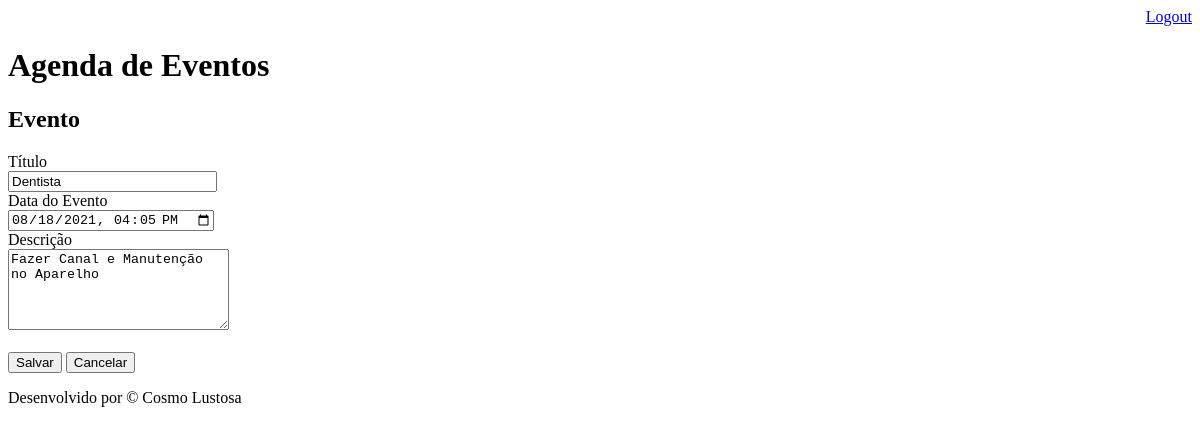
The app's page /agenda/evento/?id=1 (signed in), older data.
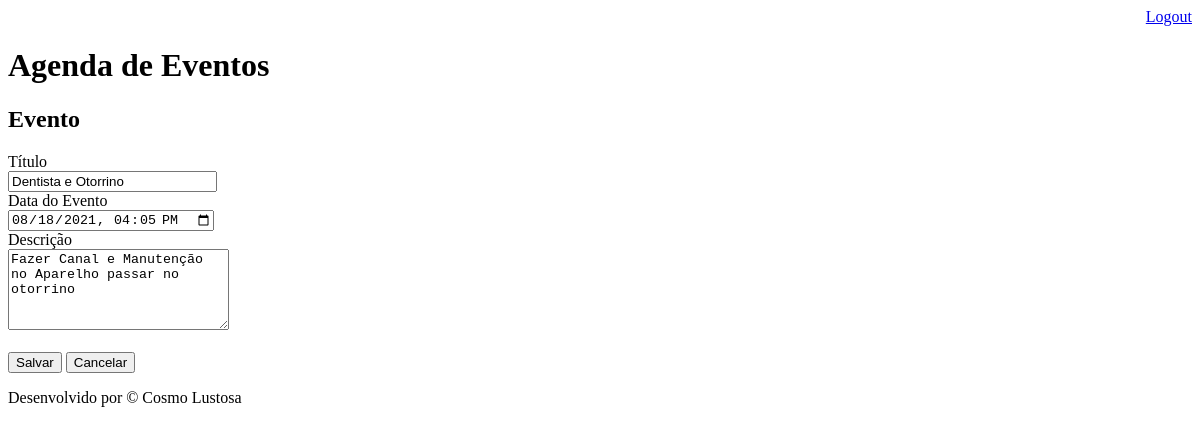
The same page, newer data.
### core/models.py (models this page shows, shortened)
class Evento(models.Model):
    titulo = models.CharField(max_length=100)
    descricao = models.TextField(blank=True, null=True)
    data_evento = models.DateTimeField(verbose_name='Data do Evento')
    data_criacao = models.DateTimeField(auto_now=True)
    usuario = models.ForeignKey(User, on_delete=models.CASCADE)
    class Meta: #classe meta muda o nome da tabela no bd
        db_table = 'evento'
    def get_data_input_evento(self):
        return self.data_evento.strftime('%Y-%m-%dT%H:%M')

### core/views.py (the view)
# urls.py: path('agenda/evento/', views.evento),
@login_required(login_url='/login/')
def evento(request):
    id_evento = request.GET.get('id')
    dados = {}
    if id_evento:
        dados['evento'] = Evento.objects.get(id=id_evento)
    return render(request, 'evento.html', dados)

### templates/evento.html (shortened to what this page needs)
{% extends 'model-page.html' %}
{% block content %}
<h2> Evento </h2>
<form action="submit" method="POST"> {% csrf_token %}
    <label>Título</label>
    <br>
    <input type="text" name="titulo" size="23" value="{{evento.titulo}}">
    <br>
    <label>Data do Evento</label>
    <br>
    <input type="datetime-local" name="data_evento" value="{{evento.get_data_input_evento}}">
    <br>
    <label>Descrição</label>
    <br>
    <textarea name="descricao" rows="5" cols="25">{{evento.descricao}}</textarea>
    <br><br>
    <button type="submit">Salvar</button>
    <a href="/">
        <button type="button">Cancelar</button>
    </a>
</form>
{% endblock %}

Row changes from the older to the newer data that the page shows:
changed Evento: titulo "Dentista" → "Dentista e Otorrino"; descricao "Fazer Canal e Manutenção no Aparelho" → "Fazer Canal e Manutenção no Aparelho passar no otorrino"
